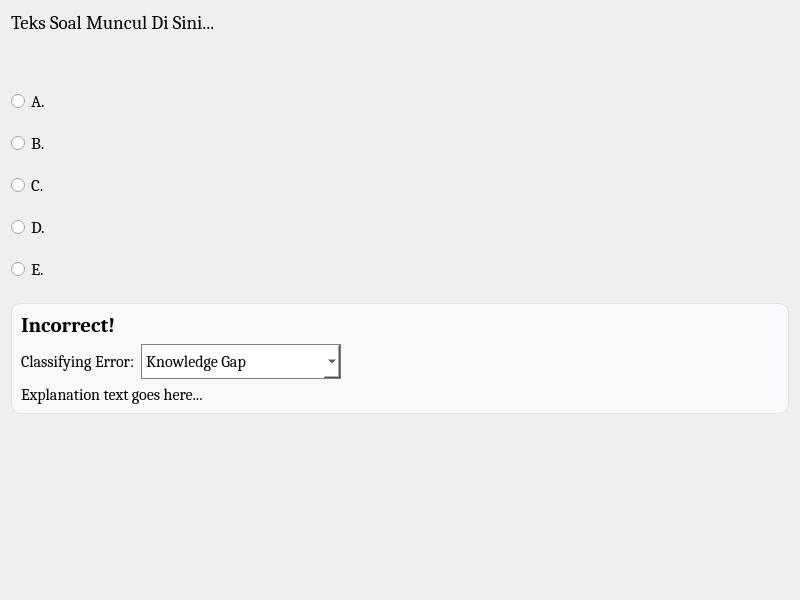
            <widget class="QWidget" name="scrollAreaWidgetContents">
             <property name="geometry"><rect><x>0</x><y>0</y><width>800</width><height>600</height></rect></property>
             <property name="styleSheet"><string notr="true">QWidget#scrollAreaWidgetContents { background-color: #ffffff; }</string></property>
             <layout class="QVBoxLayout" name="verticalLayout_q_content">
              <property name="spacing"><number>20</number></property>
              
              <!-- Teks Soal -->
              <item><widget class="QLabel" name="exam_question_text"><property name="font"><font><family>Cambria</family><pointsize>14</pointsize></font></property><property name="styleSheet"><string notr="true">color: black;</string></property><property name="text"><string>Teks Soal Muncul Di Sini...</string></property><property name="wordWrap"><bool>true</bool></property></widget></item>
              
              <!-- Gambar Soal -->
              <item><widget class="QLabel" name="exam_question_image"><property name="styleSheet"><string notr="true">background-color: transparent;</string></property><property name="text"><string/></property><property name="alignment"><set>Qt::AlignCenter</set></property></widget></item>
              
              <!-- Pilihan Ganda -->
              <item>
               <layout class="QVBoxLayout" name="verticalLayout_options">
                <property name="spacing"><number>15</number></property>
                <item><widget class="QRadioButton" name="radio_A"><property name="font"><font><family>Cambria</family><pointsize>13</pointsize></font></property><property name="styleSheet"><string notr="true">color: black;</string></property><property name="text"><string>A. </string></property></widget></item>
                <item><widget class="QRadioButton" name="radio_B"><property name="font"><font><family>Cambria</family><pointsize>13</pointsize></font></property><property name="styleSheet"><string notr="true">color: black;</string></property><property name="text"><string>B. </string></property></widget></item>
                <item><widget class="QRadioButton" name="radio_C"><property name="font"><font><family>Cambria</family><pointsize>13</pointsize></font></property><property name="styleSheet"><string notr="true">color: black;</string></property><property name="text"><string>C. </string></property></widget></item>
                <item><widget class="QRadioButton" name="radio_D"><property name="font"><font><family>Cambria</family><pointsize>13</pointsize></font></property><property name="styleSheet"><string notr="true">color: black;</string></property><property name="text"><string>D. </string></property></widget></item>
                <item><widget class="QRadioButton" name="radio_E"><property name="font"><font><family>Cambria</family><pointsize>13</pointsize></font></property><property name="styleSheet"><string notr="true">color: black;</string></property><property name="text"><string>E. </string></property></widget></item>
               </layout>
              </item>

              <!-- EVALUASI FRAME -->
              <item>
               <widget class="QFrame" name="frame_evaluation">
                <property name="styleSheet"><string notr="true">QFrame#frame_evaluation { background-color: #f8f9fa; border: 1px solid #dee2e6; border-radius: 10px; }</string></property>
                <layout class="QVBoxLayout" name="verticalLayout_eval">
                 <item><widget class="QLabel" name="eval_result_label"><property name="font"><font><family>Cambria</family><pointsize>16</pointsize><bold>true</bold></font></property><property name="styleSheet"><string notr="true">color: black;</string></property><property name="text"><string>Incorrect!</string></property></widget></item>
                 <item>
                  <layout class="QHBoxLayout" name="horizontalLayout_eval_class">
                   <item><widget class="QLabel" name="label_error_class"><property name="font"><font><family>Cambria</family><pointsize>12</pointsize></font></property><property name="styleSheet"><string notr="true">color: black;</string></property><property name="text"><string>Classifying Error:</string></property></widget></item>
                   <item>
                    <widget class="QComboBox" name="combo_error_class">
                     <property name="minimumSize"><size><width>200</width><height>35</height></size></property>
                     <property name="font"><font><family>Cambria</family><pointsize>12</pointsize></font></property>
                     <property name="styleSheet"><string notr="true">color: black; background-color: white; border: 1px solid gray;</string></property>
                     <item><property name="text"><string>Knowledge Gap</string></property></item>
                     <item><property name="text"><string>Guessing</string></property></item>
                     <item><property name="text"><string>Misread</string></property></item>
                     <item><property name="text"><string>Accident Click</string></property></item>
                    </widget>
                   </item>
                   <item>
                    <spacer name="horizontalSpacer_eval">
                     <property name="orientation"><enum>Qt::Orientation::Horizontal</enum></property>
                     <property name="sizeHint" stdset="0"><size><width>40</width><height>20</height></size></property>
                    </spacer>
                   </item>
                  </layout>
                 </item>
                 <item><widget class="QLabel" name="eval_explanation_text"><property name="font"><font><family>Cambria</family><pointsize>12</pointsize></font></property><property name="styleSheet"><string notr="true">color: black;</string></property><property name="text"><string>Explanation text goes here...</string></property><property name="wordWrap"><bool>true</bool></property></widget></item>
                </layout>
               </widget>
              </item>
              
              <item>
               <spacer name="verticalSpacer_q">
                <property name="orientation"><enum>Qt::Orientation::Vertical</enum></property>
                <property name="sizeHint" stdset="0"><size><width>20</width><height>40</height></size></property>
               </spacer>
              </item>
             </layout>
            </widget>
